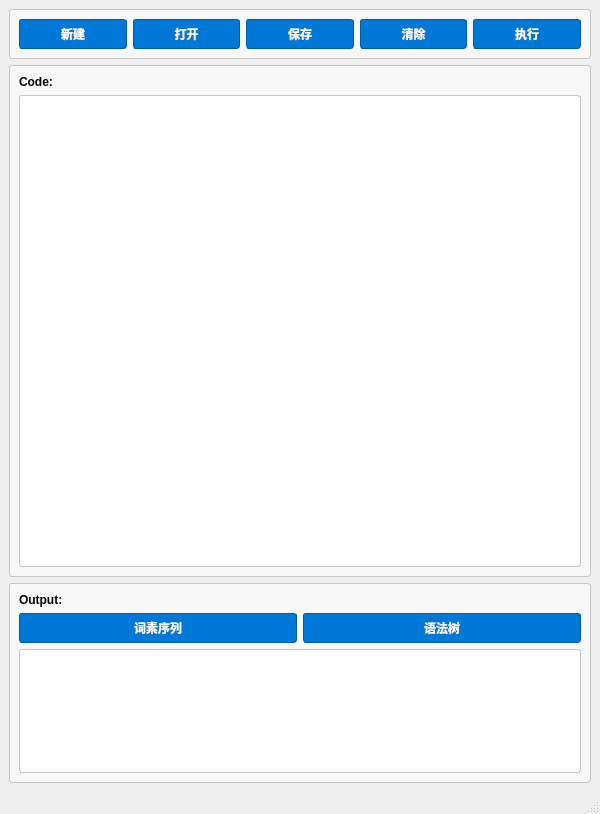
<?xml version="1.0" encoding="UTF-8"?>
<ui version="4.0">
 <class>MainWindow</class>
 <widget class="QMainWindow" name="MainWindow">
  <property name="geometry">
   <rect>
    <x>0</x>
    <y>0</y>
    <width>600</width>
    <height>814</height>
   </rect>
  </property>
  <property name="windowTitle">
   <string>CLike Interpreter</string>
  </property>
  <property name="windowIcon">
   <iconset>
    <normaloff>resources/Interpreter.png</normaloff>resources/Interpreter.png</iconset>
  </property>
  <property name="styleSheet">
   <string notr="true">/* QPushButton 样式 */
QPushButton {
    color: #ffffff;
    background-color: #0078d7;
    border: 1px solid #005bac;
    border-radius: 3px;
    padding: 5px 10px;
}

QPushButton:hover {
    background-color: #006cc6;
}

QPushButton:pressed {
    background-color: #005baa;
}
</string>
  </property>
  <widget class="QWidget" name="centralwidget">
   <layout class="QGridLayout" name="gridLayout_4">
    <item row="0" column="0">
     <widget class="QFrame" name="MeunFrame">
      <property name="maximumSize">
       <size>
        <width>16777215</width>
        <height>60</height>
       </size>
      </property>
      <property name="styleSheet">
       <string notr="true">#MeunFrame{
    border: 1px solid #c6c6c6;
    border-radius: 3px;
    background-color: #f8f8f8;
    font-family: 'Segoe UI', 'Helvetica Neue', Arial, sans-serif;
    font-size: 9pt;
	font-weight: bold;
}</string>
      </property>
      <property name="frameShape">
       <enum>QFrame::StyledPanel</enum>
      </property>
      <property name="frameShadow">
       <enum>QFrame::Raised</enum>
      </property>
      <layout class="QGridLayout" name="gridLayout">
       <item row="0" column="0">
        <widget class="QPushButton" name="NewFilePBt">
         <property name="font">
          <font>
           <family>Segoe UI</family>
           <pointsize>9</pointsize>
           <weight>75</weight>
           <bold>true</bold>
          </font>
         </property>
         <property name="text">
          <string>新建</string>
         </property>
         <property name="icon">
          <iconset>
           <normaloff>resources/新建.png</normaloff>resources/新建.png</iconset>
         </property>
        </widget>
       </item>
       <item row="0" column="3">
        <widget class="QPushButton" name="CleanFilePBt">
         <property name="font">
          <font>
           <weight>75</weight>
           <bold>true</bold>
          </font>
         </property>
         <property name="text">
          <string>清除</string>
         </property>
         <property name="icon">
          <iconset>
           <normaloff>resources/清除.png</normaloff>resources/清除.png</iconset>
         </property>
        </widget>
       </item>
       <item row="0" column="4">
        <widget class="QPushButton" name="ExecuteFilePBt">
         <property name="font">
          <font>
           <weight>75</weight>
           <bold>true</bold>
          </font>
         </property>
         <property name="text">
          <string>执行</string>
         </property>
         <property name="icon">
          <iconset>
           <normaloff>resources/执行.png</normaloff>resources/执行.png</iconset>
         </property>
        </widget>
       </item>
       <item row="0" column="1">
        <widget class="QPushButton" name="OpenFilePBt">
         <property name="font">
          <font>
           <weight>75</weight>
           <bold>true</bold>
          </font>
         </property>
         <property name="text">
          <string>打开</string>
         </property>
         <property name="icon">
          <iconset>
           <normaloff>resources/打开.png</normaloff>resources/打开.png</iconset>
         </property>
        </widget>
       </item>
       <item row="0" column="2">
        <widget class="QPushButton" name="SaveFilePBt">
         <property name="font">
          <font>
           <weight>75</weight>
           <bold>true</bold>
          </font>
         </property>
         <property name="text">
          <string>保存</string>
         </property>
         <property name="icon">
          <iconset>
           <normaloff>resources/保存.png</normaloff>resources/保存.png</iconset>
         </property>
        </widget>
       </item>
      </layout>
     </widget>
    </item>
    <item row="1" column="0">
     <widget class="QFrame" name="CodeFrame">
      <property name="minimumSize">
       <size>
        <width>0</width>
        <height>300</height>
       </size>
      </property>
      <property name="styleSheet">
       <string notr="true">#CodeFrame{
    border: 1px solid #c6c6c6;
    border-radius: 3px;
    background-color: #f8f8f8;
}</string>
      </property>
      <property name="frameShape">
       <enum>QFrame::StyledPanel</enum>
      </property>
      <property name="frameShadow">
       <enum>QFrame::Raised</enum>
      </property>
      <layout class="QGridLayout" name="gridLayout_3">
       <item row="0" column="0">
        <widget class="QLabel" name="label_2">
         <property name="styleSheet">
          <string notr="true">font-family: 'Segoe UI', 'Helvetica Neue', Arial, sans-serif;
font-size: 9pt;
font-weight: bold;
</string>
         </property>
         <property name="text">
          <string>Code:</string>
         </property>
        </widget>
       </item>
       <item row="2" column="0">
        <widget class="QTextEdit" name="CodeTextEdit">
         <property name="minimumSize">
          <size>
           <width>0</width>
           <height>0</height>
          </size>
         </property>
         <property name="maximumSize">
          <size>
           <width>16777215</width>
           <height>750</height>
          </size>
         </property>
         <property name="styleSheet">
          <string notr="true">/* QTextEdit 样式 */
QTextEdit {
    color: #000000;
    background-color: #ffffff;
    border: 1px solid #c6c6c6;
    border-radius: 3px;
    padding: 3px;
    font-family: 'Segoe UI', 'Helvetica Neue', Arial, sans-serif;
    font-size: 9pt;
	font-weight: bold;
}</string>
         </property>
         <property name="html">
          <string>&lt;!DOCTYPE HTML PUBLIC &quot;-//W3C//DTD HTML 4.0//EN&quot; &quot;http://www.w3.org/TR/REC-html40/strict.dtd&quot;&gt;
&lt;html&gt;&lt;head&gt;&lt;meta name=&quot;qrichtext&quot; content=&quot;1&quot; /&gt;&lt;style type=&quot;text/css&quot;&gt;
p, li { white-space: pre-wrap; }
&lt;/style&gt;&lt;/head&gt;&lt;body style=&quot; font-family:'Segoe UI','Helvetica Neue','Arial','sans-serif'; font-size:9pt; font-weight:600; font-style:normal;&quot;&gt;
&lt;p style=&quot;-qt-paragraph-type:empty; margin-top:0px; margin-bottom:0px; margin-left:0px; margin-right:0px; -qt-block-indent:0; text-indent:0px;&quot;&gt;&lt;br /&gt;&lt;/p&gt;&lt;/body&gt;&lt;/html&gt;</string>
         </property>
        </widget>
       </item>
      </layout>
     </widget>
    </item>
    <item row="2" column="0">
     <widget class="QFrame" name="OutputFrame">
      <property name="maximumSize">
       <size>
        <width>16777215</width>
        <height>200</height>
       </size>
      </property>
      <property name="styleSheet">
       <string notr="true">#OutputFrame{
    border: 1px solid #c6c6c6;
    border-radius: 3px;
    background-color: #f8f8f8;
}</string>
      </property>
      <property name="frameShape">
       <enum>QFrame::StyledPanel</enum>
      </property>
      <property name="frameShadow">
       <enum>QFrame::Raised</enum>
      </property>
      <layout class="QGridLayout" name="gridLayout_2">
       <item row="0" column="0">
        <widget class="QLabel" name="label">
         <property name="styleSheet">
          <string notr="true">font-family: 'Segoe UI', 'Helvetica Neue', Arial, sans-serif;
font-size: 9pt;
font-weight: bold;
</string>
         </property>
         <property name="text">
          <string>Output:</string>
         </property>
        </widget>
       </item>
       <item row="2" column="0">
        <widget class="QTextEdit" name="OutputTextEdit">
         <property name="styleSheet">
          <string notr="true">/* QTextEdit 样式 */
QTextEdit {
    color: #000000;
    background-color: #ffffff;
    border: 1px solid #c6c6c6;
    border-radius: 3px;
    padding: 3px;
    font-family: 'Segoe UI', 'Helvetica Neue', Arial, sans-serif;
    font-size: 9pt;
	font-weight: bold;
}</string>
         </property>
        </widget>
       </item>
       <item row="1" column="0">
        <layout class="QHBoxLayout" name="horizontalLayout">
         <item>
          <widget class="QPushButton" name="LexerPBt">
           <property name="font">
            <font>
             <family>Segoe UI</family>
             <pointsize>9</pointsize>
             <weight>75</weight>
             <bold>true</bold>
            </font>
           </property>
           <property name="text">
            <string>词素序列</string>
           </property>
           <property name="icon">
            <iconset>
             <normaloff>resources/词云.png</normaloff>resources/词云.png</iconset>
           </property>
          </widget>
         </item>
         <item>
          <widget class="QPushButton" name="SyntaxTreePBt">
           <property name="font">
            <font>
             <family>Segoe UI</family>
             <pointsize>9</pointsize>
             <weight>75</weight>
             <bold>true</bold>
            </font>
           </property>
           <property name="text">
            <string>语法树</string>
           </property>
           <property name="icon">
            <iconset>
             <normaloff>resources/bg-tree.png</normaloff>resources/bg-tree.png</iconset>
           </property>
          </widget>
         </item>
        </layout>
       </item>
      </layout>
     </widget>
    </item>
   </layout>
  </widget>
  <widget class="QStatusBar" name="statusbar"/>
 </widget>
 <resources/>
 <connections/>
</ui>
